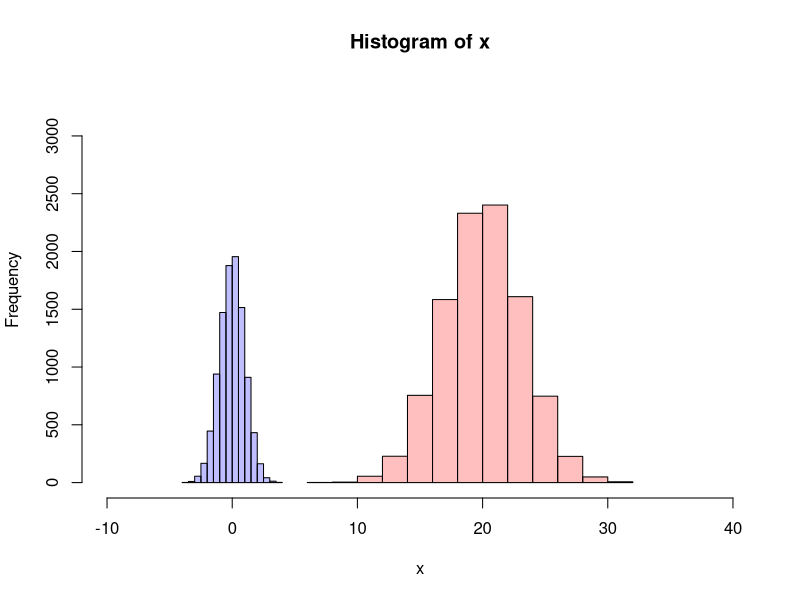
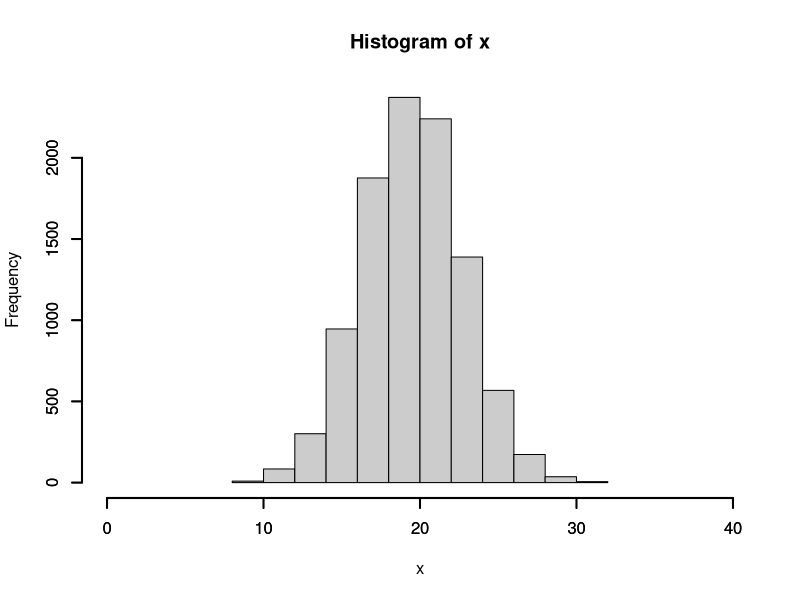
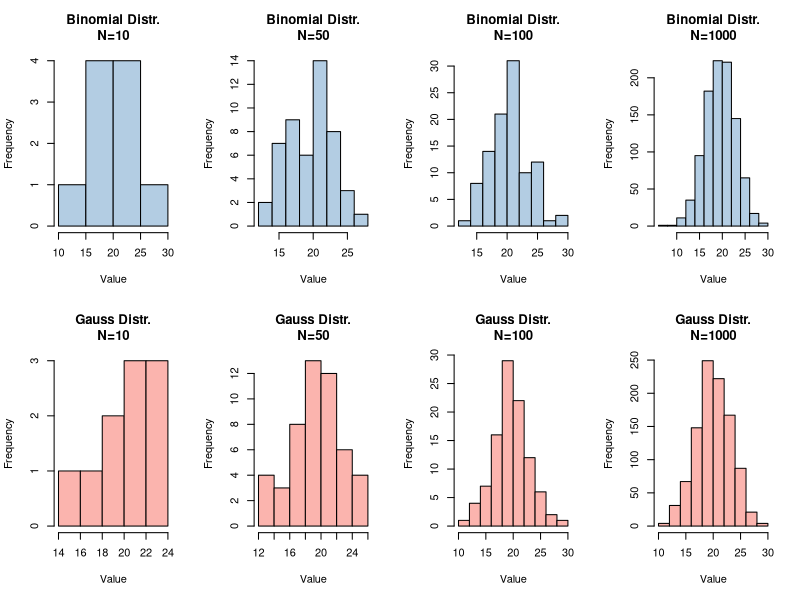
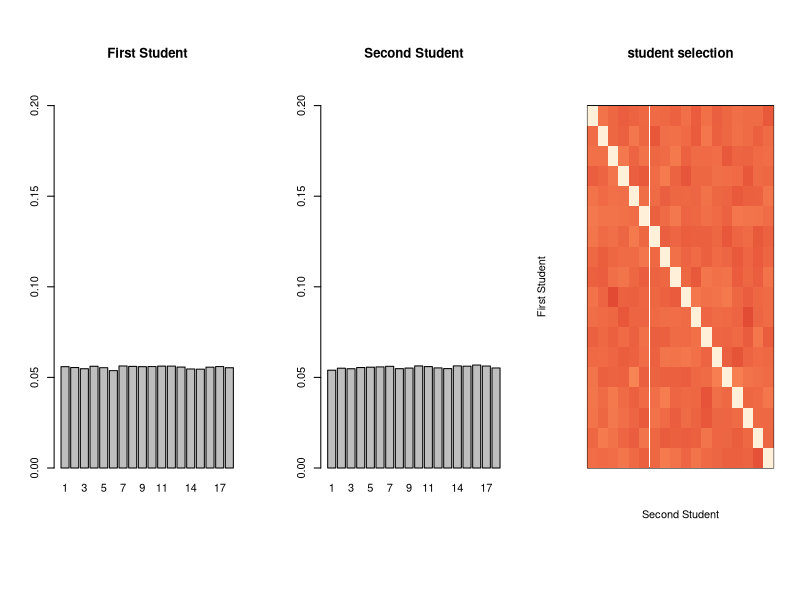

The R source for these figures, in order:

###########################################################
# create my functions for each random variable generator
###########################################################
# Gaussian Distribution
myGauss <- function(n, mu, sigma2){
    x <- rnorm(n)
    y <- x * (sigma2^0.5) + mu
    return(y)
} # end function myGauss

# Shifting a Gaussian Distribution into desire mu and variance
ShiftDistr <- function(x, mu, sigma2){
    # first transform the distribution into standard norm
    z <- x / sd(x) - mean(x)
    # then shift the distribution into desire one
    y <- z * (sigma2^0.5) + mu
    return(y)
} # end function myGaussShift

# Uniform Distribution [0,1]
myUnif <- function(n, a=0, b=1) {
    x <- runif(n)
    y <- x * (b-a) + a
    return(y)
} # end func myUnif

# Bernoulli Distribution
myBern  <- function(n, prob=0.5){
    res <- ifelse(runif(n) <= prob, 1, 0)
    return(res)
} # end func myBern

# Binomial Distribution
myBinom <- function(n, size, prob=0.5){
    # Generate random numbers from binomial distribution
    # which is the sum of bernoulli random variable
    res <- replicate(n, sum(myBern(size, prob)))
    return(res)
} # end func myBinom

#########################################
# Helper function to plot matrix
#########################################
plotMatrix <- function(dat, isXlab=T, isYlab=T){
    # given a data (matrix or dataframe), plot the
    # value of each element as color
    # ---------------------------------
    # Set color scale
    colPalette.WR <- colorRampPalette(c(
        "#fef0d9", "#fdbb84", "#fc8d59", "#e34a33"))(256)
    
    # Flipping the matrix
    mat <- as.matrix(dat)
    mat <- t(mat)
    mat <- mat[,ncol(mat):1,drop=FALSE]
    
    # Plot the matrix
    image(mat, xaxt= "n", yaxt= "n",
          col = colPalette.WR)
    
    # Show ticks if needed
    if(isXlab){ # if X ticks are added
        axis(1, at=seq(0,1,length.out=ncol(dat)), 
             labels=colnames(dat), las=1)
    } # end if
    if(isYlab){ # if Y ticks are added
        axis(2, at=seq(0,1,length.out=nrow(dat)), 
             labels=rev(rownames(dat)), las=2)
    } # end if
} # end func plotMatrix

###########################################
# 1a Generate 10000 random numbers from 
# Gaussian distribution with mean=20 and 
# variance=10, and plot the distribution
###########################################
# Decide the number of random numbers
N <- 10000

# Generate standard normal distribution
x <- myGauss(N, 0, 1)

# Shift the distribution into mean=20, variance=10
y <- ShiftDistr(x, 20, 10)

# generate the histogram
gp1 <- hist(x, plot=FALSE)
gp2 <- hist(y, plot=FALSE)

# visualize both histogram in one plot
plot(gp1, col=rgb(0,0,1,1/4), 
     xlim=c(-10, 40), 
     ylim=c(  0, N/3))
plot(gp2, col=rgb(1,0,0,1/4), add=T)

###########################################
# 1b. Generate 10000 random numbers from 
# Binomial distribution with p=0.5 and n=40, 
# and plot the distribution.
###########################################
# Decide the number of random numbers
N <- 10000

# Generate random numbers from binomial distribution
x <- myBinom(N, 40)

# plot the results
hist(x, col="grey80", xlim=c(0, 40))
axis(side=1, lwd = 2)
axis(side=2, lwd = 2)

###########################################
# 1c. Compare the distribution of 
#     1a and 1b, what do you find?
###########################################
# increase N
N     <- c(10, 50, 100, 1000)
Nchar <- as.character(N)

# intiate list to store random numbers
listBinom <- list()
listGauss <- list()

# generate binomial and Gaussian random numbers with different N
for (idx in 1:length(N)){
    # Binomial distribution
    listBinom[[Nchar[idx]]] <- 
        myBinom(N[idx], size=40, prob=0.5)
    # Gaussian distribution
    listGauss[[Nchar[idx]]] <- 
        myGauss(N[idx], mean(x), var(x))
} # end for loop

# set plot
par(mfrow=c(2,4))

# plot binomial distribution
for (idx in Nchar){
    hist(listBinom[[idx]], 
         col = "#b3cde3",
         main=paste0("Binomial Distr.\nN=", idx),
         xlab = "Value")
} # end for loop

# plot Gaussian distribution
for (idx in Nchar){
    hist(listGauss[[idx]], 
         col = "#fbb4ae",
         main=paste0("Gauss Distr.\nN=", idx),
         xlab = "Value")
} # end for loop

##################################################################
# 2. Make a program that can select our candidates for 
#    presentation next week. This program should select randomly 
#    but avoid selecting the numbers that had been selected before. 
#    (hint: uniform distribution, loop, and if statements.) 
##################################################################
# create a function to pick two numbers
Get2NumRand <- function(ids){
    # pick a student using uniform distribution
    idx <- myUnif(1, 0, length(ids))
    idx <- ceiling(idx)
    id01 <- ids[idx]
    
    # remove the first chosen student
    ids <- setdiff(ids, id01)
    
    # pick another student from the remain students
    idx <- myUnif(1, 0, length(ids))
    idx <- ceiling(idx)
    id02 <- ids[idx]
    
    # return result
    return(c(id01, id02))
} # end func 

# number of simulation
N   <- 100000 # 100,000

# suppose we have 18 students
ids <- 1:18

# simulation
res <- replicate(N, Get2NumRand(ids))

# initiate a matrix to store the result
mat <- matrix(0, nrow=length(ids), ncol=length(ids))

# convert the result into a matrix
for (idx in 1:N){
    mat[res[1,idx], res[2,idx]] <- 
        mat[res[1,idx], res[2,idx]] + 1
} # end for loop


par(mfrow=c(1,3), 
    #mar=c(5.1,4.1,4.1,2.1))
    mar=c(10,4.1,8,2))

# plot the frequencies of first student
barplot(table(res[1,]) / N, 
        main="First Student", 
        ylim=c(0,0.2))

# plot the frequencies of second student
barplot(table(res[2,]) / N, 
        main="Second Student", 
        ylim=c(0,0.2))

# plot the counting result
plotMatrix(mat, isXlab = F, isYlab = F)
title(
    main="student selection",
    xlab="Second Student",
    ylab="First Student")